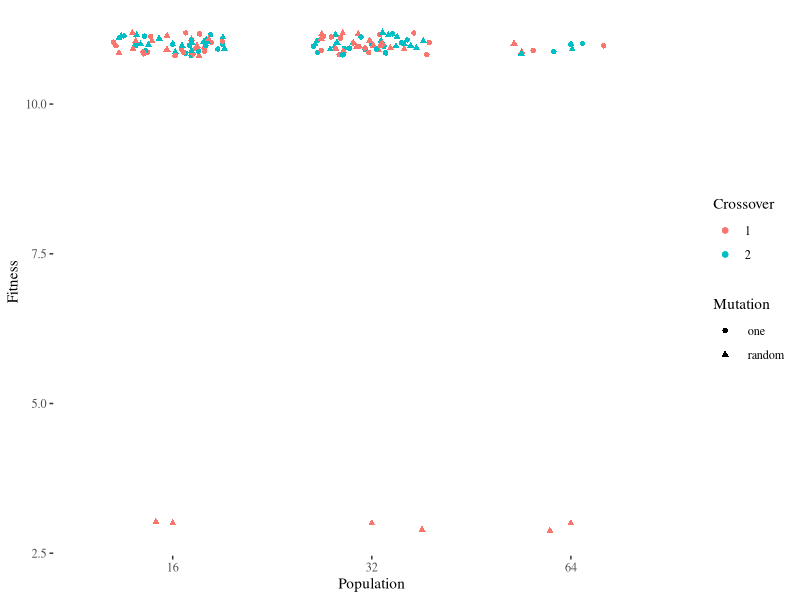
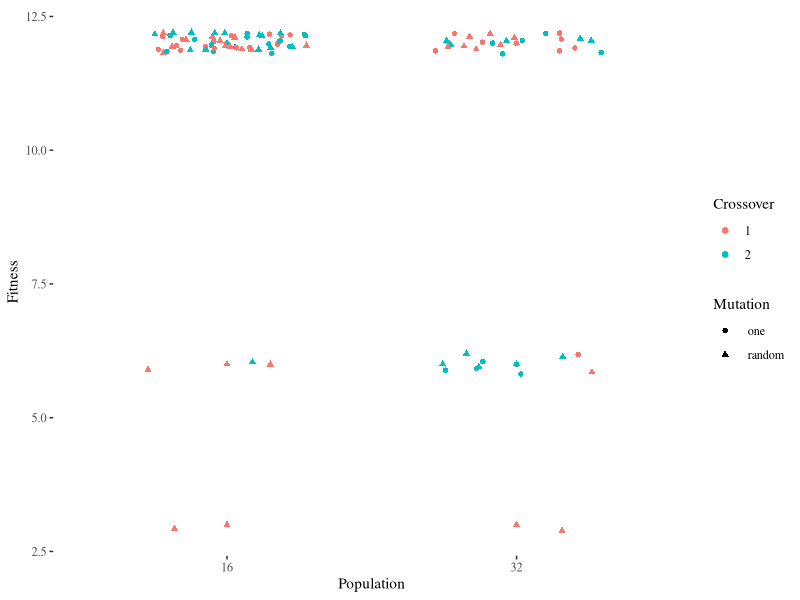
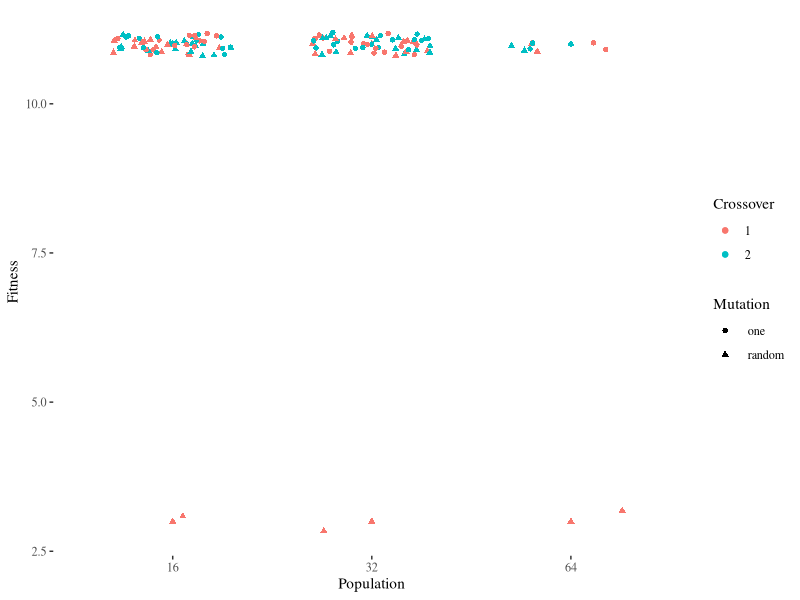
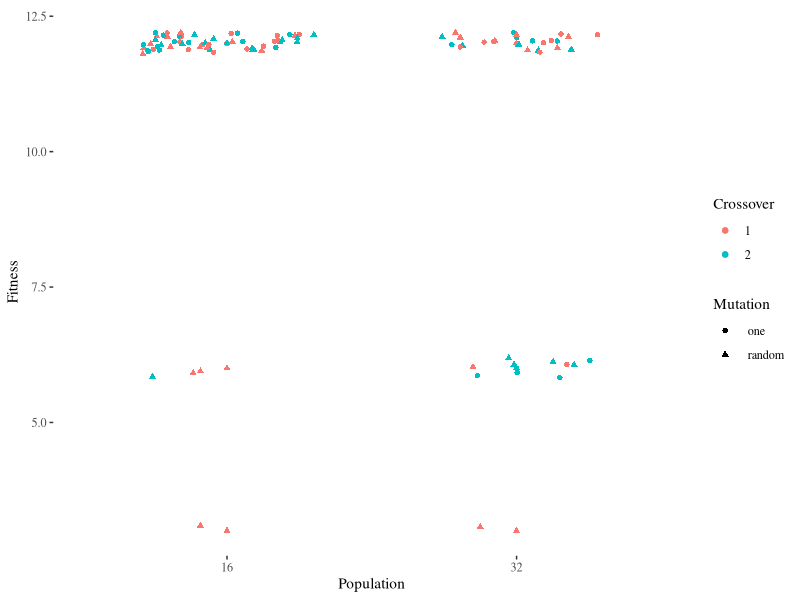

Write the R code that produced these figures, in order.
library(ggplot2)
library(ggthemes)

data <- read.csv("all_results.csv")
data$Crossover <- as.factor(data$Crossover)
data$Population <- as.factor(data$Population)
data.web <- data[data$Web == "Static",]

ggplot(data.web, aes(x=Population,y=Fitness,color=Crossover,shape=Mutation)) + geom_point()+ theme_tufte()+ geom_jitter(width = 0.3, height=0.2)
ggsave("static.png",width=190, units="mm")

data.juice <- data[data$Web == "Juice Shop",]

ggplot(data.juice, aes(x=Population,y=Fitness,color=Crossover,shape=Mutation)) + geom_point()+ theme_tufte()+ geom_jitter(width = 0.3, height=0.2)
ggsave("juice-shop.png", width=190, units="mm")
